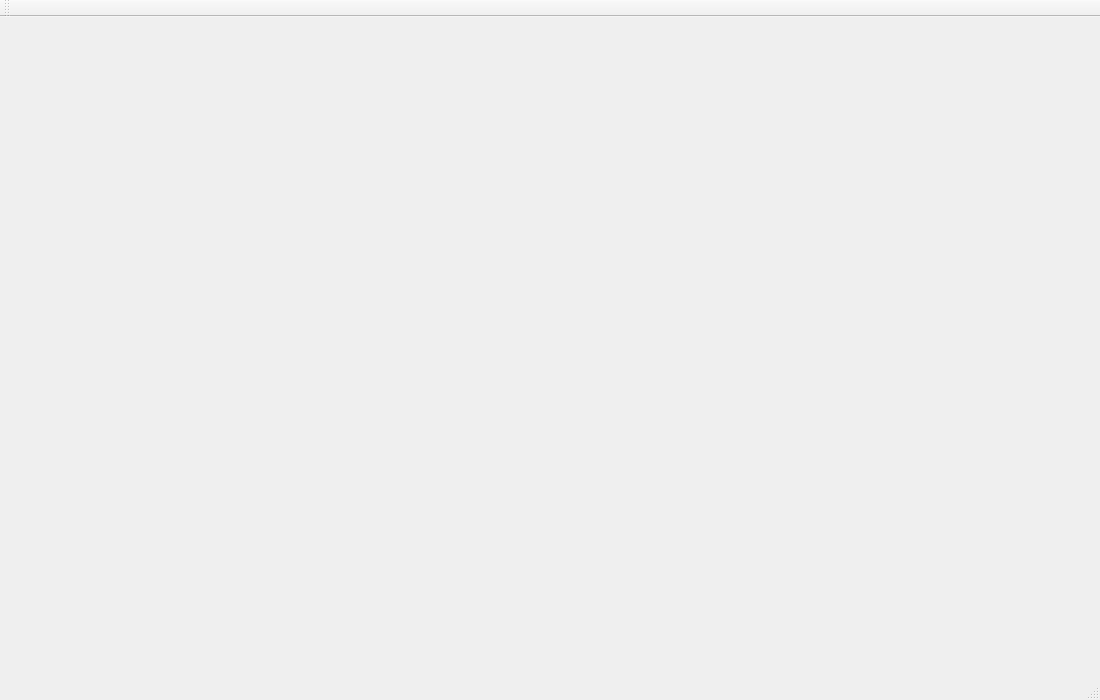
<?xml version="1.0" encoding="UTF-8"?>
<ui version="4.0">
 <class>MainWindow</class>
 <widget class="QMainWindow" name="MainWindow">
  <property name="geometry">
   <rect>
    <x>0</x>
    <y>0</y>
    <width>1100</width>
    <height>700</height>
   </rect>
  </property>
  <property name="windowTitle">
   <string> 赛尔浏览器</string>
  </property>
  <widget class="QWidget" name="centralWidget"/>
  <widget class="QMenuBar" name="menuBar">
   <property name="geometry">
    <rect>
     <x>0</x>
     <y>0</y>
     <width>1100</width>
     <height>26</height>
    </rect>
   </property>
  </widget>
  <widget class="QToolBar" name="mainToolBar">
   <attribute name="toolBarArea">
    <enum>TopToolBarArea</enum>
   </attribute>
   <attribute name="toolBarBreak">
    <bool>false</bool>
   </attribute>
  </widget>
  <widget class="QStatusBar" name="statusBar"/>
 </widget>
 <layoutdefault spacing="6" margin="11"/>
 <resources/>
 <connections/>
</ui>
